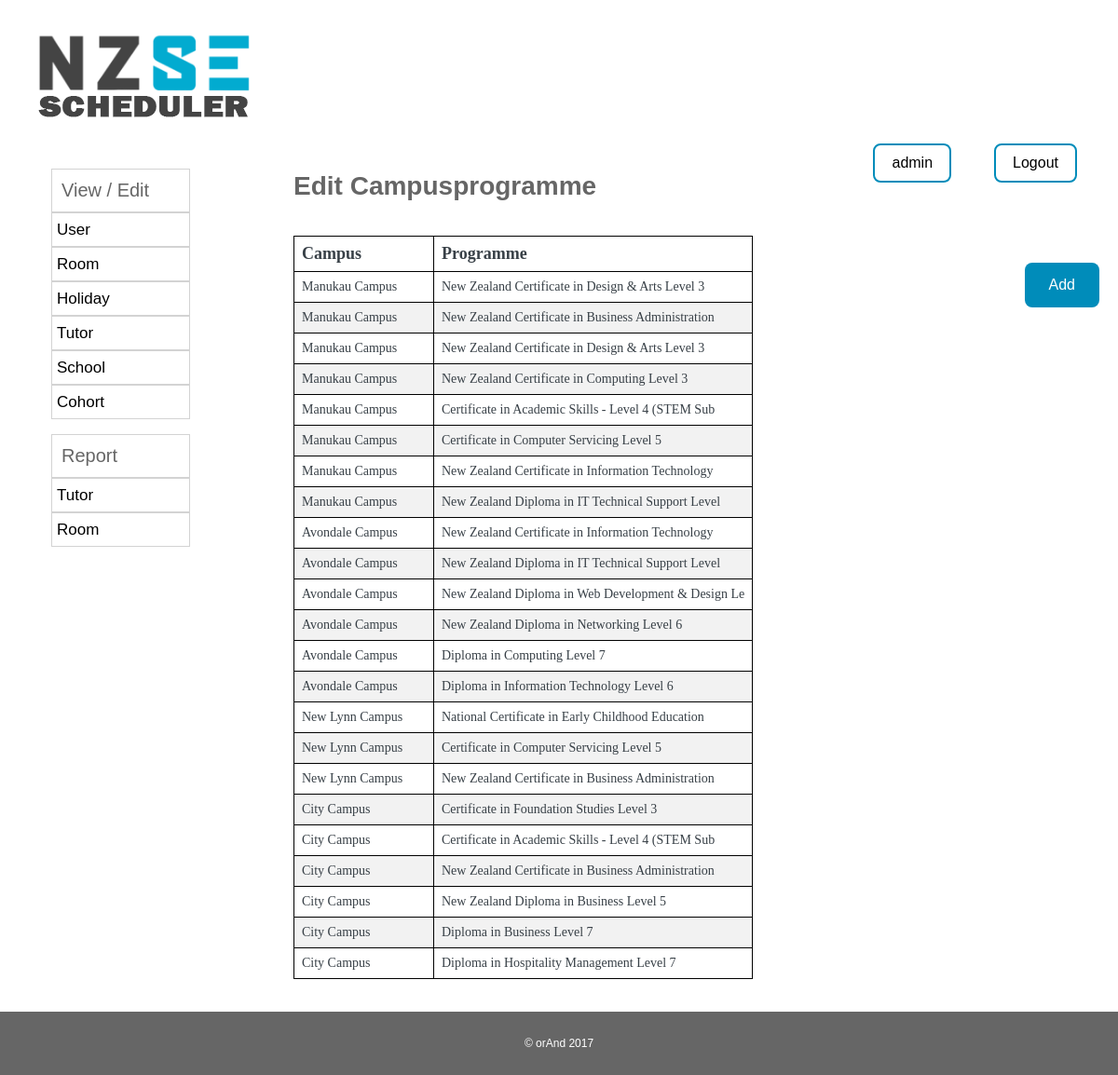
Screenshot of /admin_home/admin_editcampusprogramme.php (signed in) with the database file from the repository.
### tables this page shows
CREATE TABLE IF NOT EXISTS `campus_programme` (
`cpid` int(3) NOT NULL,
  `programmeid` int(3) NOT NULL,
  `campusid` int(3) NOT NULL
);

CREATE TABLE IF NOT EXISTS `campus` (
`campusid` int(10) NOT NULL,
  `campusname` varchar(20) NOT NULL,
  `address` varchar(40) NOT NULL
);

CREATE TABLE IF NOT EXISTS `programme` (
`programmeid` int(3) NOT NULL,
  `duration` int(3) NOT NULL,
  `name` varchar(100) NOT NULL,
  `credits` int(3) NOT NULL,
  `schoolid` int(3) NOT NULL,
  `semesters` int(3) NOT NULL,
  `level` int(3) NOT NULL,
  `classDuration` int(3) NOT NULL
);

### admin_home/admin_editcampusprogramme.php (the view, shortened to what this page needs)
<!DOCTYPE html PUBLIC "-//W3C//DTD XHTML 1.0 Strict//EN"
"http://www.w3.org/TR/xhtml1/DTD/xhtml1-strict.dtd">
<html xmlns="http://www.w3.org/1999/xhtml" lang="en" xml:lang="en">
<head>
	<?php include '../php_includes/head_elements.php'; ?>
	<?php include '../php_includes/alertbox.php'; ?>
</head>
<body>
	<div id="tables_refresh">
<div id="page-container">
			<?php include '../php_includes/header.php'; ?>
			<?php include '../php_includes/nav.php'; ?>
			<div class="col-6 col-m-9 content">
				<h1>Edit Campusprogramme</h1>
<br />
<?php include '../php_includes/add.php'; ?>
<div class="tables">
<?php
	include '../php_script/connectDB.php';
	$result = "SELECT campus_programme.cpid, programme.name AS programmename, campus.campusname FROM campus_programme INNER JOIN programme ON campus_programme.programmeid=programme.programmeid INNER JOIN campus ON campus_programme.campusid=campus.campusid";
		echo "<table id='student_resit' class='border'>
		<thead><tr>
		<th>Campus</th>
		<th>Programme</th>
		</tr>
		</thead>";
		if ($runquery = $conn->query($result))
		{
			while($row = $runquery->fetch_assoc())
			{
				$cpid = $row['cpid'];
				echo "<tr value='$cpid' class='data'>";
				echo "<td>" . $row['campusname'] ."</td>";
        echo "<td>" . $row['programmename'] ."</td>";
				echo "</tr>";
			}
		}
		echo "</table>";
		?>
</div>
</div>
		</div>
<br><br><br><br><br>
<?php include '../php_includes/footer.php';?>
</div>
</body>
</html>

### css/stickyheader.css (style rules this page uses)
.ccc { background-color:blue; display:none; }

### rows the page displays
campus_programme: $cpid 1 (drawn), campusid.campusname "Manukau Campus", programmeid.name "New Zealand Certificate in Design & Arts Level 3"
campus_programme: $cpid 3 (drawn), campusid.campusname "Manukau Campus", programmeid.name "New Zealand Certificate in Business Administration"
campus_programme: $cpid 4 (drawn), campusid.campusname "Manukau Campus", programmeid.name "New Zealand Certificate in Design & Arts Level 3"
campus_programme: $cpid 5 (drawn), campusid.campusname "Manukau Campus", programmeid.name "New Zealand Certificate in Computing Level 3"
campus_programme: $cpid 6 (drawn), campusid.campusname "Manukau Campus", programmeid.name "Certificate in Academic Skills - Level 4 (STEM Sub"
campus_programme: $cpid 7 (drawn), campusid.campusname "Manukau Campus", programmeid.name "Certificate in Computer Servicing Level 5"
campus_programme: $cpid 8 (drawn), campusid.campusname "Manukau Campus", programmeid.name "New Zealand Certificate in Information Technology"
campus_programme: $cpid 9 (drawn), campusid.campusname "Manukau Campus", programmeid.name "New Zealand Diploma in IT Technical Support Level"
campus_programme: $cpid 10 (drawn), campusid.campusname "Avondale Campus", programmeid.name "New Zealand Certificate in Information Technology"
campus_programme: $cpid 11 (drawn), campusid.campusname "Avondale Campus", programmeid.name "New Zealand Diploma in IT Technical Support Level"
campus_programme: $cpid 12 (drawn), campusid.campusname "Avondale Campus", programmeid.name "New Zealand Diploma in Web Development & Design Le"
campus_programme: $cpid 13 (drawn), campusid.campusname "Avondale Campus", programmeid.name "New Zealand Diploma in Networking Level 6"
campus_programme: $cpid 14 (drawn), campusid.campusname "Avondale Campus", programmeid.name "Diploma in Computing Level 7"
campus_programme: $cpid 15 (drawn), campusid.campusname "Avondale Campus", programmeid.name "Diploma in Information Technology Level 6"
campus_programme: $cpid 16 (drawn), campusid.campusname "New Lynn Campus", programmeid.name "National Certificate in Early Childhood Education"
campus_programme: $cpid 17 (drawn), campusid.campusname "New Lynn Campus", programmeid.name "Certificate in Computer Servicing Level 5"
campus_programme: $cpid 18 (drawn), campusid.campusname "New Lynn Campus", programmeid.name "New Zealand Certificate in Business Administration"
campus_programme: $cpid 19 (drawn), campusid.campusname "City Campus", programmeid.name "Certificate in Foundation Studies Level 3"
campus_programme: $cpid 20 (drawn), campusid.campusname "City Campus", programmeid.name "Certificate in Academic Skills - Level 4 (STEM Sub"
campus_programme: $cpid 21 (drawn), campusid.campusname "City Campus", programmeid.name "New Zealand Certificate in Business Administration"
campus_programme: $cpid 22 (drawn), campusid.campusname "City Campus", programmeid.name "New Zealand Diploma in Business Level 5"
campus_programme: $cpid 23 (drawn), campusid.campusname "City Campus", programmeid.name "Diploma in Business Level 7"
campus_programme: $cpid 24 (drawn), campusid.campusname "City Campus", programmeid.name "Diploma in Hospitality Management Level 7"

### other values shown
$_SESSION["userid"] "admin"
